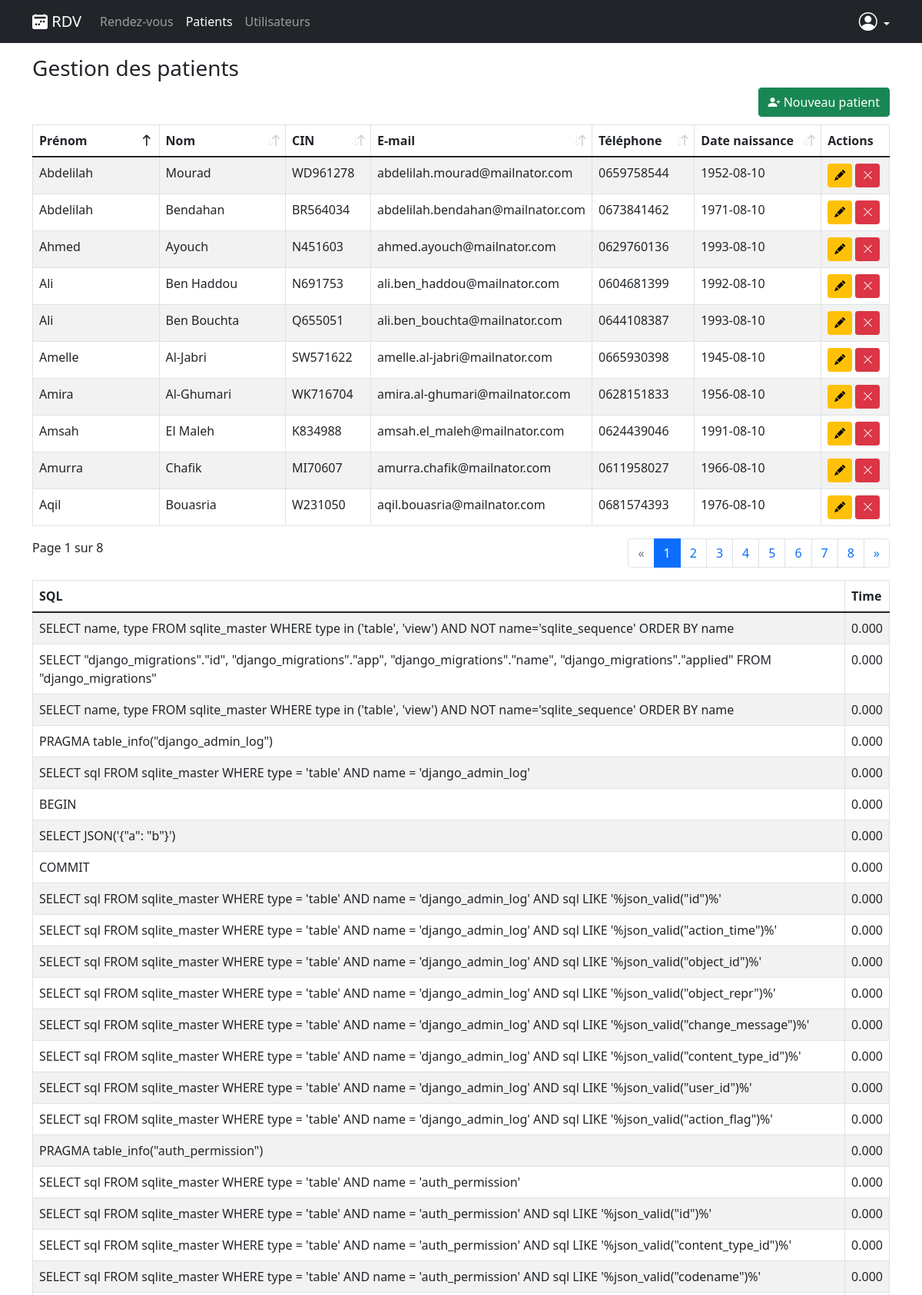
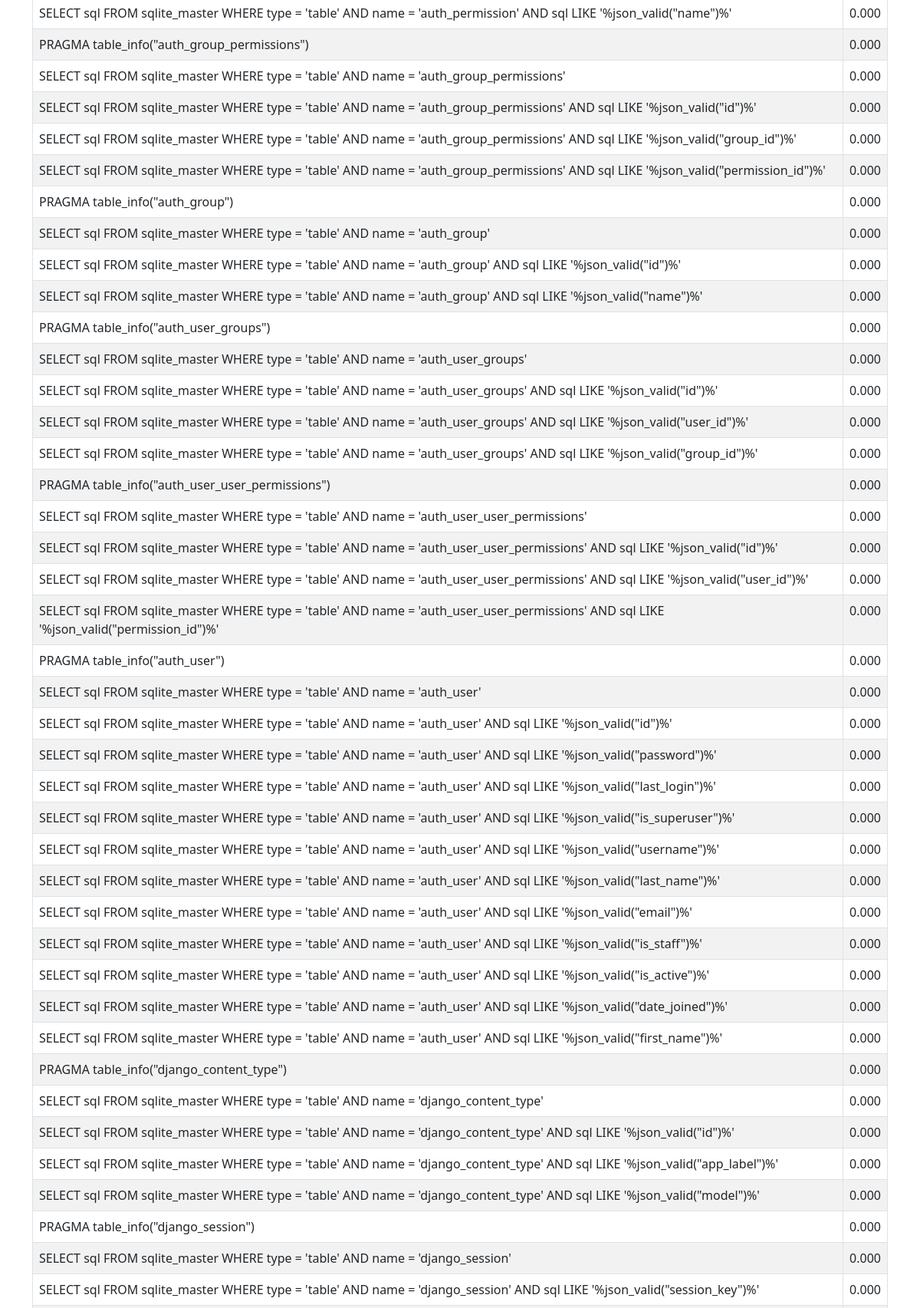
Page /patients/?sort=prenom (signed in, upper part) on the committed database (2 pictures, top to bottom).
### rdv/models.py (models this page shows)
class Patients(models.Model) :
    id = models.AutoField(primary_key=True)
    prenom = models.CharField(max_length=50)
    nom = models.CharField(max_length=50)
    cin = models.CharField(max_length=10)
    email = models.EmailField(max_length=255, blank=True)
    telephone = models.CharField(max_length=10, blank=True)
    date_naissance = models.DateField(null=True, blank=True)

### patients/views.py (the view)
# urls.py: path('', views.index),
@login_required
def index(request):
    order_by = request.GET.get('sort', 'nom')
    queryset = Patients.objects.all().order_by(order_by)
    paginator = Paginator(queryset, 10)
    page_number = request.GET.get('page')
    page_obj = paginator.get_page(page_number)
    context = {
        'page_obj': page_obj,
        'order_by': order_by,
        'conn': connection,
        'debug': settings.DEBUG
    }
    if request.META.get('HTTP_X_REQUESTED_WITH') == 'XMLHttpRequest':
        context['layout'] = 'layouts/ajax.html'
    else:
        context['layout'] = 'layouts/default.html'
        context['tab'] = 'patients'
    return render(request, 'Patients/index.html', context)

### rdv/templatetags/helper.py (called while the page is built)
@register.inclusion_tag('tags/sort_link.html')
def paginator_sort(request, field, content):
    params = request.GET.copy()
    key = 'sort'
    cls = ''
    if key in params.keys():
        if params[key].startswith('-') and params[key].lstrip('-') == field:
            params[key] = field
            cls = 'desc'
        elif params[key].lstrip('-') == field:
            params[key] = '-' + field
            cls = 'asc'
        else:
            params[key] = field
    else:
        params[key] = field
    url = '?' + urlencode(OrderedDict(sorted(params.items())))
    return {'url': url, 'cls': cls, 'content': content}

### templates/Patients/index.html (shortened to what this page needs)
{% extends layout %}
{% load helper %}
{% block content %}
<div class="patients index content xcrud-main">
    <h3>Gestion des patients</h3>
    <div class="clearfix" style="margin-bottom: 10px">
        <a href="/patients/add" class="btn btn-success xcrud-btn-add float-end"><i class="bi-person-plus-fill"></i> Nouveau patient</a>
    </div>
    <div class="table-responsive">
        <table class="table table-bordered table-striped">
            <thead>
                <tr>
                    <th class="sorting xcrud-sort" style="width: 15%;">{% paginator_sort request 'prenom' 'Prénom' %}</th>
                    <th class="sorting xcrud-sort" style="width: 15%;">{% paginator_sort request 'nom' 'Nom' %}</th>
                    <th class="sorting xcrud-sort" style="width: 10%;">{% paginator_sort request 'cin' 'CIN' %}</th>
                    <th class="sorting xcrud-sort">{% paginator_sort request 'email' 'E-mail' %}</th>
                    <th class="sorting xcrud-sort" style="width: 12%;">{% paginator_sort request 'telephone' 'Téléphone' %}</th>
                    <th class="sorting xcrud-sort" style="width: 15%;">{% paginator_sort request 'date_naissance' 'Date naissance' %}</th>
                    <th class="actions" style="width: 8%;">Actions</th>
                </tr>
            </thead>
            <tbody>
                {% for patient in page_obj %}
                <tr>
                    <td>{{ patient.prenom }}</td>
                    <td>{{ patient.nom }}</td>
                    <td>{{ patient.cin }}</td>
                    <td>{{ patient.email }}</td>
                    <td>{{ patient.telephone }}</td>
                    <td>{{ patient.date_naissance|date:'Y-m-d' }}</td>
                    <td class="actions">
                        <a href="/patients/edit/{{ patient.id }}" class="btn btn-warning btn-sm xcrud-btn-edit" data-bs-toggle="tooltip" title="Éditer"><i class="bi-pencil-fill"></i></a>
                        <a href="/patients/delete/{{ patient.id }}" class="btn btn-danger btn-sm xcrud-btn-delete" data-bs-toggle="tooltip" title="Supprimer" data-msg="Êtes-vous sûrs de vouloir supprimer le patient `{{ patient.prenom }} {{ patient.nom }}` ?"><i class="bi-x-lg"></i></a>
                    </td>
                </tr>
                {% endfor %}
            </tbody>
        </table>
    </div>
    {% include "elements/paginator.html" %}
    {% if debug %}{% include "elements/sql_dump.html" %}{% endif %}
</div>
{% endblock %}

### static/css/style.css (style rules this page uses)
body { min-height: 75rem; padding-top: 4.5rem; }
table.table th.sorting { padding: 0; background: none; position: relative; }

### rows in the picture
Patients: prenom "Abdelilah", nom "Mourad", cin "WD961278", email "abdelilah.mourad@mailnator.com", telephone "0659758544", date_naissance "1952-08-10"
Patients: prenom "Abdelilah", nom "Bendahan", cin "BR564034", email "abdelilah.bendahan@mailnator.com", telephone "0673841462", date_naissance "1971-08-10"
Patients: prenom "Ahmed", nom "Ayouch", cin "N451603", email "ahmed.ayouch@mailnator.com", telephone "0629760136", date_naissance "1993-08-10"
Patients: prenom "Ali", nom "Ben Haddou", cin "N691753", email "ali.ben_haddou@mailnator.com", telephone "0604681399", date_naissance "1992-08-10"
Patients: prenom "Ali", nom "Ben Bouchta", cin "Q655051", email "ali.ben_bouchta@mailnator.com", telephone "0644108387", date_naissance "1993-08-10"
Patients: prenom "Amelle", nom "Al-Jabri", cin "SW571622", email "amelle.al-jabri@mailnator.com", telephone "0665930398", date_naissance "1945-08-10"
Patients: prenom "Amira", nom "Al-Ghumari", cin "WK716704", email "amira.al-ghumari@mailnator.com", telephone "0628151833", date_naissance "1956-08-10"
Patients: prenom "Amsah", nom "El Maleh", cin "K834988", email "amsah.el_maleh@mailnator.com", telephone "0624439046", date_naissance "1991-08-10"
Patients: prenom "Amurra", nom "Chafik", cin "MI70607", email "amurra.chafik@mailnator.com", telephone "0611958027", date_naissance "1966-08-10"
Patients: prenom "Aqil", nom "Bouasria", cin "W231050", email "aqil.bouasria@mailnator.com", telephone "0681574393", date_naissance "1976-08-10"

### other values in the picture
{{ content }} "Prénom Nom CIN E-mail Téléphone Date naissance"
{{ page_obj.number }} "1"
{{ page_obj.paginator.num_pages }} "8"
{{ i }} "1"
{{ i }} "2" "3" "4" "5" "6" "7" "8"
{{ query.sql }} "SELECT name, type FROM sqlite_master WHERE type in ('table', 'view') AND NOT name='sqlite_sequence' ORDER BY name" "SELECT \"django_migrations\".\"id\", \"django_migrations\".\"app\", \"django_migrations\".\"name\", \"django_migrations\".\"applied\" FROM \"django_migrations\"" "SELECT name, type FROM sqlite_master WHERE type in ('table', 'view') AND NOT name='sqlite_sequence' ORDER BY name" "PRAGMA table_info(\"django_admin_log\")" "SELECT sql FROM sqlite_master WHERE type = 'table' AND name = 'django_admin_log'" "BEGIN" "SELECT JSON('{\"a\": \"b\"}')" "COMMIT" "SELECT sql FROM sqlite_master WHERE type = 'table' AND name = 'django_admin_log' AND sql LIKE '%json_valid(\"id\")%'" "SELECT sql FROM sqlite_master WHERE type = 'table' AND name = 'django_admin_log' AND sql LIKE '%json_valid(\"action_time\")%'" "SELECT sql FROM sqlite_master WHERE type = 'table' AND name = 'django_admin_log' AND sql LIKE '%json_valid(\"object_id\")%'" "SELECT sql FROM sqlite_master WHERE type = 'table' AND name = 'django_admin_log' AND sql LIKE '%json_valid(\"object_repr\")%'" "SELECT sql FROM sqlite_master WHERE type = 'table' AND name = 'django_admin_log' AND sql LIKE '%json_valid(\"change_message\")%'" "SELECT sql FROM sqlite_master WHERE type = 'table' AND name = 'django_admin_log' AND sql LIKE '%json_valid(\"content_type_id\")%'" "SELECT sql FROM sqlite_master WHERE type = 'table' AND name = 'django_admin_log' AND sql LIKE '%json_valid(\"user_id\")%'" "SELECT sql FROM sqlite_master WHERE type = 'table' AND name = 'django_admin_log' AND sql LIKE '%json_valid(\"action_flag\")%'" "PRAGMA table_info(\"auth_permission\")" "SELECT sql FROM sqlite_master WHERE type = 'table' AND name = 'auth_permission'" "SELECT sql FROM sqlite_master WHERE type = 'table' AND name = 'auth_permission' AND sql LIKE '%json_valid(\"id\")%'" "SELECT sql FROM sqlite_master WHERE type = 'table' AND name = 'auth_permission' AND sql LIKE '%json_valid(\"content_type_id\")%'" "SELECT sql FROM sqlite_master WHERE type = 'table' AND name = 'auth_permission' AND sql LIKE '%json_valid(\"codename\")%'" "SELECT sql FROM sqlite_master WHERE type = 'table' AND name = 'auth_permission' AND sql LIKE '%json_valid(\"name\")%'" "PRAGMA table_info(\"auth_group_permissions\")" "SELECT sql FROM sqlite_master WHERE type = 'table' AND name = 'auth_group_permissions'" "SELECT sql FROM sqlite_master WHERE type = 'table' AND name = 'auth_group_permissions' AND sql LIKE '%json_valid(\"id\")%'" "SELECT sql FROM sqlite_master WHERE type = 'table' AND name = 'auth_group_permissions' AND sql LIKE '%json_valid(\"group_id\")%'" "SELECT sql FROM sqlite_master WHERE type = 'table' AND name = 'auth_group_permissions' AND sql LIKE '%json_valid(\"permission_id\")%'" "PRAGMA table_info(\"auth_group\")" "SELECT sql FROM sqlite_master WHERE type = 'table' AND name = 'auth_group'" "SELECT sql FROM sqlite_master WHERE type = 'table' AND name = 'auth_group' AND sql LIKE '%json_valid(\"id\")%'" "SELECT sql FROM sqlite_master WHERE type = 'table' AND name = 'auth_group' AND sql LIKE '%json_valid(\"name\")%'" "PRAGMA table_info(\"auth_user_groups\")" "SELECT sql FROM sqlite_master WHERE type = 'table' AND name = 'auth_user_groups'" "SELECT sql FROM sqlite_master WHERE type = 'table' AND name = 'auth_user_groups' AND sql LIKE '%json_valid(\"id\")%'" "SELECT sql FROM sqlite_master WHERE type = 'table' AND name = 'auth_user_groups' AND sql LIKE '%json_valid(\"user_id\")%'" "SELECT sql FROM sqlite_master WHERE type = 'table' AND name = 'auth_user_groups' AND sql LIKE '%json_valid(\"group_id\")%'" "PRAGMA table_info(\"auth_user_user_permissions\")" "SELECT sql FROM sqlite_master WHERE type = 'table' AND name = 'auth_user_user_permissions'" "SELECT sql FROM sqlite_master WHERE type = 'table' AND name = 'auth_user_user_permissions' AND sql LIKE '%json_valid(\"id\")%'" "SELECT sql FROM sqlite_master WHERE type = 'table' AND name = 'auth_user_user_permissions' AND sql LIKE '%json_valid(\"user_id\")%'" "SELECT sql FROM sqlite_master WHERE type = 'table' AND name = 'auth_user_user_permissions' AND sql LIKE '%json_valid(\"permission_id\")%'" "PRAGMA table_info(\"auth_user\")" "SELECT sql FROM sqlite_master WHERE type = 'table' AND name = 'auth_user'" "SELECT sql FROM sqlite_master WHERE type = 'table' AND name = 'auth_user' AND sql LIKE '%json_valid(\"id\")%'" "SELECT sql FROM sqlite_master WHERE type = 'table' AND name = 'auth_user' AND sql LIKE '%json_valid(\"password\")%'" "SELECT sql FROM sqlite_master WHERE type = 'table' AND name = 'auth_user' AND sql LIKE '%json_valid(\"last_login\")%'" "SELECT sql FROM sqlite_master WHERE type = 'table' AND name = 'auth_user' AND sql LIKE '%json_valid(\"is_superuser\")%'" "SELECT sql FROM sqlite_master WHERE type = 'table' AND name = 'auth_user' AND sql LIKE '%json_valid(\"username\")%'" "SELECT sql FROM sqlite_master WHERE type = 'table' AND name = 'auth_user' AND sql LIKE '%json_valid(\"last_name\")%'" "SELECT sql FROM sqlite_master WHERE type = 'table' AND name = 'auth_user' AND sql LIKE '%json_valid(\"email\")%'" "SELECT sql FROM sqlite_master WHERE type = 'table' AND name = 'auth_user' AND sql LIKE '%json_valid(\"is_staff\")%'" "SELECT sql FROM sqlite_master WHERE type = 'table' AND name = 'auth_user' AND sql LIKE '%json_valid(\"is_active\")%'" "SELECT sql FROM sqlite_master WHERE type = 'table' AND name = 'auth_user' AND sql LIKE '%json_valid(\"date_joined\")%'" "SELECT sql FROM sqlite_master WHERE type = 'table' AND name = 'auth_user' AND sql LIKE '%json_valid(\"first_name\")%'" "PRAGMA table_info(\"django_content_type\")" "SELECT sql FROM sqlite_master WHERE type = 'table' AND name = 'django_content_type'" "SELECT sql FROM sqlite_master WHERE type = 'table' AND name = 'django_content_type' AND sql LIKE '%json_valid(\"id\")%'" "SELECT sql FROM sqlite_master WHERE type = 'table' AND name = 'django_content_type' AND sql LIKE '%json_valid(\"app_label\")%'" "SELECT sql FROM sqlite_master WHERE type = 'table' AND name = 'django_content_type' AND sql LIKE '%json_valid(\"model\")%'" "PRAGMA table_info(\"django_session\")" "SELECT sql FROM sqlite_master WHERE type = 'table' AND name = 'django_session'" "SELECT sql FROM sqlite_master WHERE type = 'table' AND name = 'django_session' AND sql LIKE '%json_valid(\"session_key\")%'"
{{ query.time }} "0.000" "0.000" "0.000" "0.000" "0.000" "0.000" "0.000" "0.000" "0.000" "0.000" "0.000" "0.000" "0.000" "0.000" "0.000" "0.000" "0.000" "0.000" "0.000" "0.000" "0.000" "0.000" "0.000" "0.000" "0.000" "0.000" "0.000" "0.000" "0.000" "0.000" "0.000" "0.000" "0.000" "0.000" "0.000" "0.000" "0.000" "0.000" "0.000" "0.000" "0.000" "0.000" "0.000" "0.000" "0.000" "0.000" "0.000" "0.000" "0.000" "0.000" "0.000" "0.000" "0.000" "0.000" "0.000" "0.000" "0.000" "0.000" "0.000" "0.000" "0.000" "0.000"
